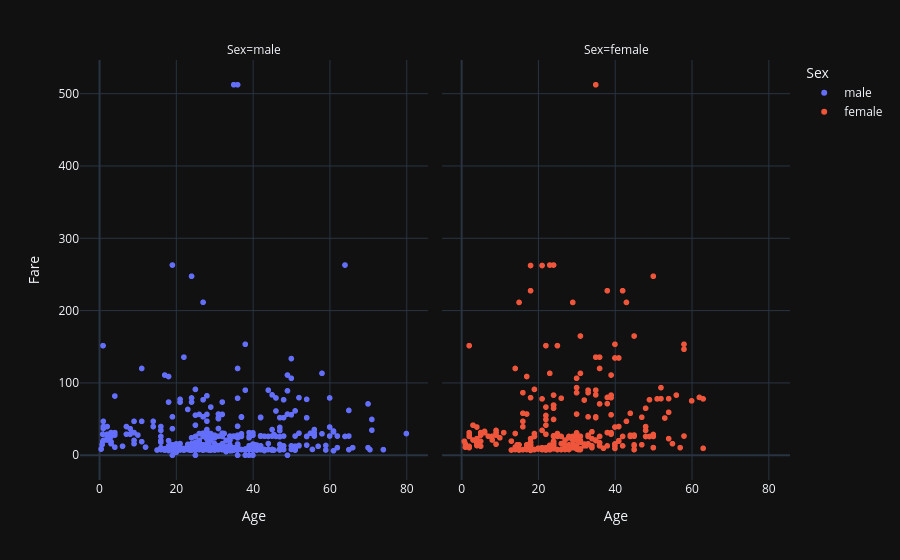

Notebook cell for this chart:
### Code cell
fig = px.scatter(data, x="Age", y="Fare", color="Sex", facet_col="Sex",
           color_continuous_scale=px.colors.sequential.Viridis, render_mode="webgl")
fig.show()

### Figure 1 — Plotly figure (JSON) as saved in the notebook; plotly's stock layout.template omitted (floating-point values rounded to 4 significant figures; data arrays with more than 128 entries replaced by an {"elided": "..."} marker saying what was removed)
{"data": [{"hovertemplate": "Sex=male<br>Age=%{x}<br>Fare=%{y}<extra></extra>", "legendgroup": "male", "marker": {"color": "#636efa", "symbol": "circle"}, "mode": "markers", "name": "male", "showlegend": true, "type": "scattergl", "x": {"elided": "577 float values"}, "xaxis": "x", "y": {"elided": "577 float values"}, "yaxis": "y"}, {"hovertemplate": "Sex=female<br>Age=%{x}<br>Fare=%{y}<extra></extra>", "legendgroup": "female", "marker": {"color": "#EF553B", "symbol": "circle"}, "mode": "markers", "name": "female", "showlegend": true, "type": "scattergl", "x": {"elided": "314 float values"}, "xaxis": "x2", "y": {"elided": "314 float values"}, "yaxis": "y2"}], "layout": {"annotations": [{"font": {}, "showarrow": false, "text": "Sex=male", "x": 0.245, "xanchor": "center", "xref": "paper", "y": 1.0, "yanchor": "bottom", "yref": "paper"}, {"font": {}, "showarrow": false, "text": "Sex=female", "x": 0.755, "xanchor": "center", "xref": "paper", "y": 1.0, "yanchor": "bottom", "yref": "paper"}], "legend": {"title": {"text": "Sex"}, "tracegroupgap": 0}, "margin": {"t": 60}, "xaxis": {"anchor": "y", "domain": [0.0, 0.49], "title": {"text": "Age"}}, "xaxis2": {"anchor": "y2", "domain": [0.51, 1.0], "matches": "x", "title": {"text": "Age"}}, "yaxis": {"anchor": "x", "domain": [0.0, 1.0], "title": {"text": "Fare"}}, "yaxis2": {"anchor": "x2", "domain": [0.0, 1.0], "matches": "y", "showticklabels": false}}}
